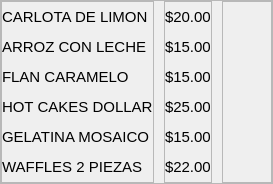
                     <widget class="QFrame" name="frame_14">
                      <property name="frameShape">
                       <enum>QFrame::StyledPanel</enum>
                      </property>
                      <property name="frameShadow">
                       <enum>QFrame::Raised</enum>
                      </property>
                      <layout class="QHBoxLayout" name="horizontalLayout_10">
                       <property name="spacing">
                        <number>10</number>
                       </property>
                       <property name="leftMargin">
                        <number>0</number>
                       </property>
                       <property name="topMargin">
                        <number>0</number>
                       </property>
                       <property name="rightMargin">
                        <number>0</number>
                       </property>
                       <property name="bottomMargin">
                        <number>0</number>
                       </property>
                       <item>
                        <widget class="QFrame" name="frame_15">
                         <property name="frameShape">
                          <enum>QFrame::StyledPanel</enum>
                         </property>
                         <property name="frameShadow">
                          <enum>QFrame::Raised</enum>
                         </property>
                         <layout class="QVBoxLayout" name="verticalLayout_16">
                          <property name="spacing">
                           <number>0</number>
                          </property>
                          <property name="leftMargin">
                           <number>0</number>
                          </property>
                          <property name="topMargin">
                           <number>0</number>
                          </property>
                          <property name="rightMargin">
                           <number>0</number>
                          </property>
                          <property name="bottomMargin">
                           <number>0</number>
                          </property>
                          <item>
                           <widget class="QLabel" name="label_19">
                            <property name="minimumSize">
                             <size>
                              <width>0</width>
                              <height>30</height>
                             </size>
                            </property>
                            <property name="maximumSize">
                             <size>
                              <width>16777215</width>
                              <height>30</height>
                             </size>
                            </property>
                            <property name="font">
                             <font>
                              <pointsize>11</pointsize>
                             </font>
                            </property>
                            <property name="text">
                             <string>CARLOTA DE LIMON</string>
                            </property>
                           </widget>
                          </item>
                          <item>
                           <widget class="QLabel" name="label_20">
                            <property name="minimumSize">
                             <size>
                              <width>0</width>
                              <height>30</height>
                             </size>
                            </property>
                            <property name="maximumSize">
                             <size>
                              <width>16777215</width>
                              <height>30</height>
                             </size>
                            </property>
                            <property name="font">
                             <font>
                              <pointsize>11</pointsize>
                             </font>
                            </property>
                            <property name="text">
                             <string>ARROZ CON LECHE</string>
                            </property>
                           </widget>
                          </item>
                          <item>
                           <widget class="QLabel" name="label_21">
                            <property name="minimumSize">
                             <size>
                              <width>0</width>
                              <height>30</height>
                             </size>
                            </property>
                            <property name="maximumSize">
                             <size>
                              <width>16777215</width>
                              <height>30</height>
                             </size>
                            </property>
                            <property name="font">
                             <font>
                              <pointsize>11</pointsize>
                             </font>
                            </property>
                            <property name="text">
                             <string>FLAN CARAMELO</string>
                            </property>
                           </widget>
                          </item>
                          <item>
                           <widget class="QLabel" name="label_22">
                            <property name="minimumSize">
                             <size>
                              <width>0</width>
                              <height>30</height>
                             </size>
                            </property>
                            <property name="maximumSize">
                             <size>
                              <width>16777215</width>
                              <height>30</height>
                             </size>
                            </property>
                            <property name="font">
                             <font>
                              <pointsize>11</pointsize>
                             </font>
                            </property>
                            <property name="text">
                             <string>HOT CAKES DOLLAR</string>
                            </property>
                           </widget>
                          </item>
                          <item>
                           <widget class="QLabel" name="label_36">
                            <property name="minimumSize">
                             <size>
                              <width>0</width>
                              <height>30</height>
                             </size>
                            </property>
                            <property name="maximumSize">
                             <size>
                              <width>16777215</width>
                              <height>30</height>
                             </size>
                            </property>
                            <property name="font">
                             <font>
                              <pointsize>11</pointsize>
                             </font>
                            </property>
                            <property name="text">
                             <string>GELATINA MOSAICO</string>
                            </property>
                           </widget>
                          </item>
                          <item>
                           <widget class="QLabel" name="label_38">
                            <property name="minimumSize">
                             <size>
                              <width>0</width>
                              <height>30</height>
                             </size>
                            </property>
                            <property name="maximumSize">
                             <size>
                              <width>16777215</width>
                              <height>30</height>
                             </size>
                            </property>
                            <property name="font">
                             <font>
                              <pointsize>11</pointsize>
                             </font>
                            </property>
                            <property name="text">
                             <string>WAFFLES 2 PIEZAS</string>
                            </property>
                           </widget>
                          </item>
                         </layout>
                        </widget>
                       </item>
                       <item>
                        <widget class="QFrame" name="frame_16">
                         <property name="frameShape">
                          <enum>QFrame::StyledPanel</enum>
                         </property>
                         <property name="frameShadow">
                          <enum>QFrame::Raised</enum>
                         </property>
                         <layout class="QVBoxLayout" name="verticalLayout_15">
                          <property name="spacing">
                           <number>0</number>
                          </property>
                          <property name="leftMargin">
                           <number>0</number>
                          </property>
                          <property name="topMargin">
                           <number>0</number>
                          </property>
                          <property name="rightMargin">
                           <number>0</number>
                          </property>
                          <property name="bottomMargin">
                           <number>0</number>
                          </property>
                          <item>
                           <widget class="QLabel" name="label_23">
                            <property name="minimumSize">
                             <size>
                              <width>0</width>
                              <height>30</height>
                             </size>
                            </property>
                            <property name="maximumSize">
                             <size>
                              <width>16777215</width>
                              <height>30</height>
                             </size>
                            </property>
                            <property name="font">
                             <font>
                              <pointsize>11</pointsize>
                             </font>
                            </property>
                            <property name="text">
                             <string>$20.00</string>
                            </property>
                           </widget>
                          </item>
                          <item>
                           <widget class="QLabel" name="label_24">
                            <property name="minimumSize">
                             <size>
                              <width>0</width>
                              <height>30</height>
                             </size>
                            </property>
                            <property name="maximumSize">
                             <size>
                              <width>16777215</width>
                              <height>30</height>
                             </size>
                            </property>
                            <property name="font">
                             <font>
                              <pointsize>11</pointsize>
                             </font>
                            </property>
                            <property name="text">
                             <string>$15.00</string>
                            </property>
                           </widget>
                          </item>
                          <item>
                           <widget class="QLabel" name="label_25">
                            <property name="minimumSize">
                             <size>
                              <width>0</width>
                              <height>30</height>
                             </size>
                            </property>
                            <property name="maximumSize">
                             <size>
                              <width>16777215</width>
                              <height>30</height>
                             </size>
                            </property>
                            <property name="font">
                             <font>
                              <pointsize>11</pointsize>
                             </font>
                            </property>
                            <property name="text">
                             <string>$15.00</string>
                            </property>
                           </widget>
                          </item>
                          <item>
                           <widget class="QLabel" name="label_26">
                            <property name="minimumSize">
                             <size>
                              <width>0</width>
                              <height>30</height>
                             </size>
                            </property>
                            <property name="maximumSize">
                             <size>
                              <width>16777215</width>
                              <height>30</height>
                             </size>
                            </property>
                            <property name="font">
                             <font>
                              <pointsize>11</pointsize>
                             </font>
                            </property>
                            <property name="text">
                             <string>$25.00</string>
                            </property>
                           </widget>
                          </item>
                          <item>
                           <widget class="QLabel" name="label_37">
                            <property name="minimumSize">
                             <size>
                              <width>0</width>
                              <height>30</height>
                             </size>
                            </property>
                            <property name="maximumSize">
                             <size>
                              <width>16777215</width>
                              <height>30</height>
                             </size>
                            </property>
                            <property name="font">
                             <font>
                              <pointsize>11</pointsize>
                             </font>
                            </property>
                            <property name="text">
                             <string>$15.00</string>
                            </property>
                           </widget>
                          </item>
                          <item>
                           <widget class="QLabel" name="label_39">
                            <property name="minimumSize">
                             <size>
                              <width>0</width>
                              <height>30</height>
                             </size>
                            </property>
                            <property name="maximumSize">
                             <size>
                              <width>16777215</width>
                              <height>30</height>
                             </size>
                            </property>
                            <property name="font">
                             <font>
                              <pointsize>11</pointsize>
                             </font>
                            </property>
                            <property name="text">
                             <string>$22.00</string>
                            </property>
                           </widget>
                          </item>
                         </layout>
                        </widget>
                       </item>
                       <item>
                        <widget class="QFrame" name="frame_17">
                         <property name="minimumSize">
                          <size>
                           <width>50</width>
                           <height>0</height>
                          </size>
                         </property>
                         <property name="maximumSize">
                          <size>
                           <width>50</width>
                           <height>16777215</height>
                          </size>
                         </property>
                         <property name="styleSheet">
                          <string notr="true">QPushButton{
border: transparent;
}

QPushButton:hover{
border-radius:15px;
border: rgb(183, 170, 135);
background-color: rgba(183, 170, 135, 90);
}</string>
                         </property>
                         <property name="frameShape">
                          <enum>QFrame::StyledPanel</enum>
                         </property>
                         <property name="frameShadow">
                          <enum>QFrame::Raised</enum>
                         </property>
                         <layout class="QVBoxLayout" name="verticalLayout_9">
                          <property name="spacing">
                           <number>0</number>
                          </property>
                          <property name="leftMargin">
                           <number>0</number>
                          </property>
                          <property name="topMargin">
                           <number>0</number>
                          </property>
                          <property name="rightMargin">
                           <number>0</number>
                          </property>
                          <property name="bottomMargin">
                           <number>0</number>
                          </property>
                          <item>
                           <widget class="QPushButton" name="pushButton_18">
                            <property name="minimumSize">
                             <size>
                              <width>30</width>
                              <height>30</height>
                             </size>
                            </property>
                            <property name="maximumSize">
                             <size>
                              <width>30</width>
                              <height>30</height>
                             </size>
                            </property>
                            <property name="text">
                             <string/>
                            </property>
                            <property name="icon">
                             <iconset>
                              <normaloff>iconos/add_shopping_cart.png</normaloff>iconos/add_shopping_cart.png</iconset>
                            </property>
                            <property name="iconSize">
                             <size>
                              <width>20</width>
                              <height>20</height>
                             </size>
                            </property>
                           </widget>
                          </item>
                          <item>
                           <widget class="QPushButton" name="pushButton_19">
                            <property name="minimumSize">
                             <size>
                              <width>30</width>
                              <height>30</height>
                             </size>
                            </property>
                            <property name="maximumSize">
                             <size>
                              <width>30</width>
                              <height>30</height>
                             </size>
                            </property>
                            <property name="text">
                             <string/>
                            </property>
                            <property name="icon">
                             <iconset>
                              <normaloff>iconos/add_shopping_cart.png</normaloff>iconos/add_shopping_cart.png</iconset>
                            </property>
                            <property name="iconSize">
                             <size>
                              <width>20</width>
                              <height>20</height>
                             </size>
                            </property>
                           </widget>
                          </item>
                          <item>
                           <widget class="QPushButton" name="pushButton_20">
                            <property name="minimumSize">
                             <size>
                              <width>30</width>
                              <height>30</height>
                             </size>
                            </property>
                            <property name="maximumSize">
                             <size>
                              <width>30</width>
                              <height>30</height>
                             </size>
                            </property>
                            <property name="text">
                             <string/>
                            </property>
                            <property name="icon">
                             <iconset>
                              <normaloff>iconos/add_shopping_cart.png</normaloff>iconos/add_shopping_cart.png</iconset>
                            </property>
                            <property name="iconSize">
                             <size>
                              <width>20</width>
                              <height>20</height>
                             </size>
                            </property>
                           </widget>
                          </item>
                          <item>
                           <widget class="QPushButton" name="pushButton_21">
                            <property name="minimumSize">
                             <size>
                              <width>30</width>
                              <height>30</height>
                             </size>
                            </property>
                            <property name="maximumSize">
                             <size>
                              <width>30</width>
                              <height>30</height>
                             </size>
                            </property>
                            <property name="text">
                             <string/>
                            </property>
                            <property name="icon">
                             <iconset>
                              <normaloff>iconos/add_shopping_cart.png</normaloff>iconos/add_shopping_cart.png</iconset>
                            </property>
                            <property name="iconSize">
                             <size>
                              <width>20</width>
                              <height>20</height>
                             </size>
                            </property>
                           </widget>
                          </item>
                          <item>
                           <widget class="QPushButton" name="pushButton_26">
                            <property name="minimumSize">
                             <size>
                              <width>30</width>
                              <height>30</height>
                             </size>
                            </property>
                            <property name="maximumSize">
                             <size>
                              <width>30</width>
                              <height>30</height>
                             </size>
                            </property>
                            <property name="text">
                             <string/>
                            </property>
                            <property name="icon">
                             <iconset>
                              <normaloff>iconos/add_shopping_cart.png</normaloff>iconos/add_shopping_cart.png</iconset>
                            </property>
                            <property name="iconSize">
                             <size>
                              <width>20</width>
                              <height>20</height>
                             </size>
                            </property>
                           </widget>
                          </item>
                          <item>
                           <widget class="QPushButton" name="pushButton_27">
                            <property name="minimumSize">
                             <size>
                              <width>30</width>
                              <height>30</height>
                             </size>
                            </property>
                            <property name="maximumSize">
                             <size>
                              <width>30</width>
                              <height>30</height>
                             </size>
                            </property>
                            <property name="text">
                             <string/>
                            </property>
                            <property name="icon">
                             <iconset>
                              <normaloff>iconos/add_shopping_cart.png</normaloff>iconos/add_shopping_cart.png</iconset>
                            </property>
                            <property name="iconSize">
                             <size>
                              <width>20</width>
                              <height>20</height>
                             </size>
                            </property>
                           </widget>
                          </item>
                         </layout>
                        </widget>
                       </item>
                      </layout>
                     </widget>
